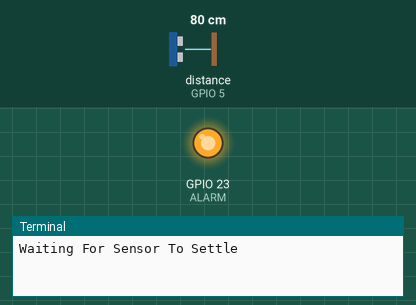
This program was run on a simulated Raspberry Pi (BCM pin numbers). Parts: output pins drawn as LEDs (lit = HIGH), the last lines printed to the terminal. Inputs (shaded band) come from the test bench; at power-on: distance to the obstacle (sensor on GPIO 5) 80 cm. The echo pulse lasts 58.3 µs per cm; the clock reads 2024-03-15 10:24:30 at power-on unless the program sets it; pins used as bus, display or sensor lines are not drawn. At 3.4 s the program stops and its outputs stay as they are.

Above: at 0.1 s.
At 3.5 s:
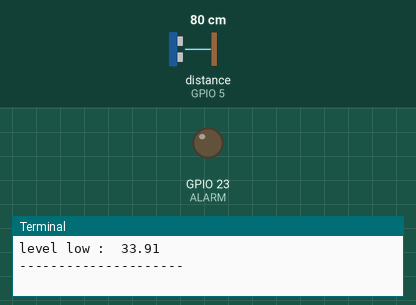
Timing chart, 0 to 4.9 s (numbered marks = the images above):
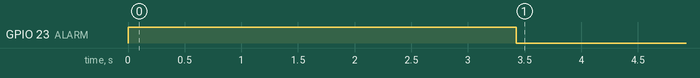

The program:

sensor.py
```python
#Project: Smart Water Tank


#you can use the setup_cron.sh bash script to install a cron job to automatically execute this file every minute.

import RPi.GPIO as GPIO
import time,os

import datetime

TRIG = 6
ECHO = 5
ALARM = 23

GPIO.setwarnings(False)
GPIO.setmode(GPIO.BCM)

GPIO.setup(TRIG,GPIO.OUT)
GPIO.setup(ECHO,GPIO.IN)
GPIO.output(TRIG, False)

GPIO.setup(ALARM,GPIO.OUT)
GPIO.output(ALARM, True)

print ("Waiting For Sensor To Settle")
time.sleep(1) #settling time

def get_distance():
	dist_add = 0
	for x in range(20):
		try:
			GPIO.output(TRIG, True)
			time.sleep(0.00001)
			GPIO.output(TRIG, False)

			while GPIO.input(ECHO)==0:
				pulse_start = time.time()

			while GPIO.input(ECHO)==1:
				pulse_end = time.time()

			pulse_duration = pulse_end - pulse_start

			distance = pulse_duration * 17150

			distance = round(distance, 3)
			print (x, "distance: ", distance)

			dist_add = dist_add + distance
			#print "dist_add: ", dist_add
			time.sleep(.1) # 100ms interval between readings

		except Exception as e:

			pass

	avg_dist=dist_add/20
	dist=round(avg_dist,3)
	#print ("dist: ", dist)
	return dist

def sendData_to_remoteServer(dist):
	#replace 192.168.1.2 with the IP address of your webserver
	url_remote="http://192.168.1.2/water-tank/insert_data.php?dist=" + str(dist)
	cmd="curl -s " + url_remote
	result=os.popen(cmd).read()
	print (cmd)


def low_level_warning(dist):
	tank_height=114 #set your tank height here
	level=tank_height-dist
	if(level<40):
		print("level low : ", level)
		GPIO.output(ALARM, False)
	else:
		GPIO.output(ALARM, True)
		print("level ok")


def main():

	distance=get_distance()

	print ("distance: ", distance)
	sendData_to_remoteServer(distance)
	low_level_warning(distance)
	print ("---------------------")


if __name__ == '__main__':
    main()
```
